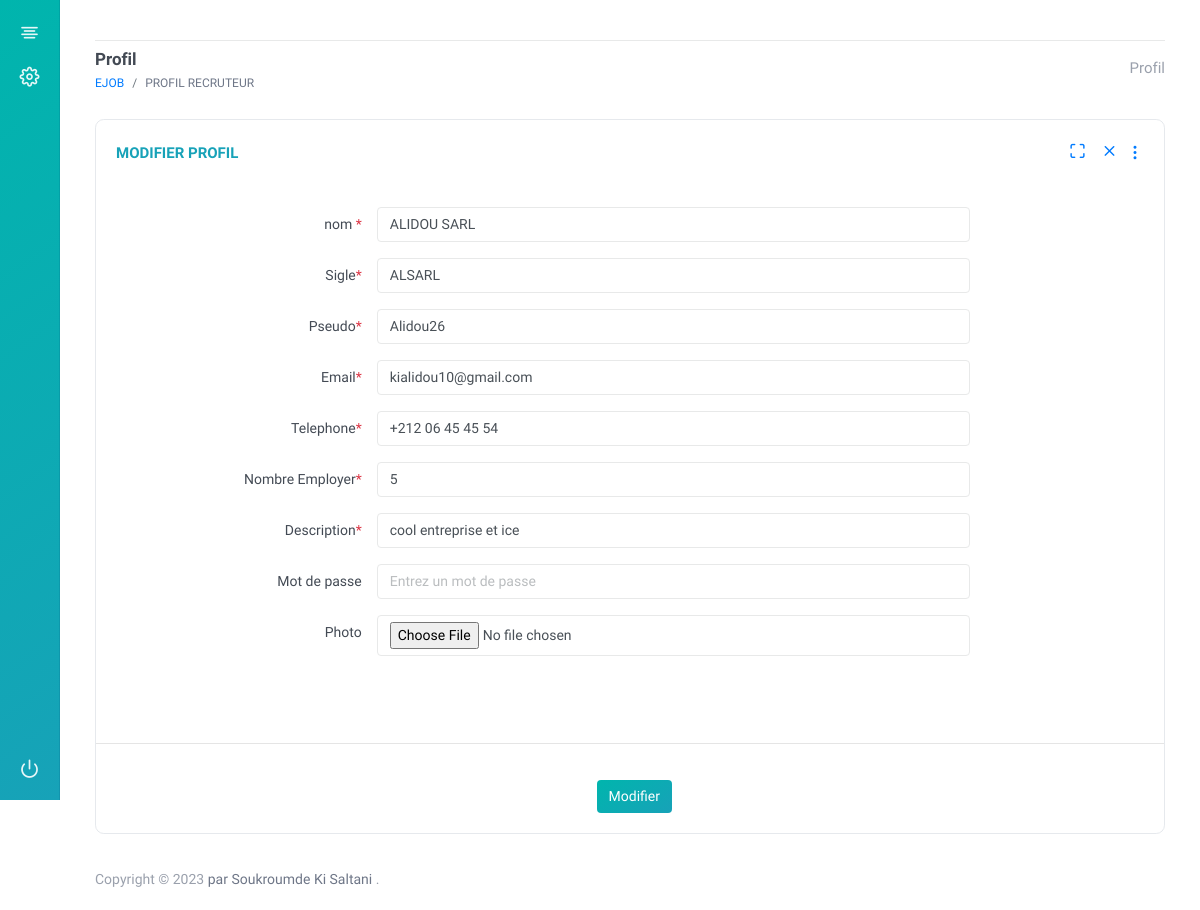
Screenshot of /Admin/profilRecruteur.php?id=5 with the database file from the repository.
### tables this page shows
CREATE TABLE `entreprises` (
  `id_entreprise` int(11) NOT NULL,
  `pseudo` varchar(255) NOT NULL,
  `mot_de_passe` varchar(255) NOT NULL,
  `status` varchar(255) NOT NULL DEFAULT 'DECONNECTE',
  `derniere_connexion` datetime NOT NULL DEFAULT current_timestamp(),
  `face_id` text NOT NULL DEFAULT 'NON',
  `date_inscription` datetime NOT NULL DEFAULT current_timestamp(),
  `nom_e` varchar(255) NOT NULL,
  `sigle_e` varchar(255) NOT NULL,
  `date_de_creation` date NOT NULL,
  `nombre_employe` int(11) NOT NULL,
  `description_e` text NOT NULL,
  `email_e` varchar(255) NOT NULL,
  `pays_e` varchar(255) NOT NULL,
  `photo_e` text NOT NULL,
  `telephone_e` varchar(100) NOT NULL,
  `latitude` text NOT NULL,
  `longitude` text NOT NULL,
  `connectionID` text NOT NULL,
  `sessionID` text NOT NULL
);

### functions.php (called while the page is built, shortened)
<?php
require("BaseDeDonnees.php");
function recruteurbyId($id){
    global $bd;
    $query=$bd->prepare("SELECT * FROM entreprises where id_entreprise=?");
    $query->execute(array($id));
    $run= $query->fetch();
 return  $run;
}
?>

### Admin/profilRecruteur.php (the view, shortened to what this page needs)
<?php
require('../BaseDeDonnees.php');
require('../functions.php');
@$id=$_GET['id'];
$recruteur=recruteurbyId($id);
include("header.php");
?>
        <div class="section-body">
            <div class="container-fluid">
                <div class="d-flex justify-content-between align-items-center ">
                    <div class="header-action">
                        <h1 class="page-title">Profil</h1>
                        <ol class="breadcrumb page-breadcrumb">
                            <li class="breadcrumb-item"><a href="#">Ejob</a></li>
                            <li class="breadcrumb-item active" aria-current="page">Profil Recruteur</li>
                        </ol>
                    </div>
                    <ul class="nav nav-tabs page-header-tab">
                        <li class="nav-item">
                            <a class="nav-link" id="pills-profile-tab" data-toggle="pill" href="#pills-profile" role="tab" aria-controls="pills-profile" aria-selected="false">Profil</a>
                        </li>
                    </ul>
                </div>
            </div>
        </div>
        <div class="section-body mt-4">
            <div class="container-fluid">
                <div class="row clearfix">
                    <div class="col-md-12">
                        <div class="tab-content " id="pills-tabContent">
                            <div class="tab-pane fade show active" id="pills-calendar" role="tabpanel" aria-labelledby="pills-calendar-tab">
                                <div class="card">
                                    <div class="card-header">
                                        <h3 class="card-title">Modifier Profil</h3>
                                        <div class="card-options">
                                            <a href="#" class="card-options-fullscreen" data-toggle="card-fullscreen"><i class="fe fe-maximize"></i></a>
                                            <a href="#" class="card-options-remove" data-toggle="card-remove"><i class="fe fe-x"></i></a>
                                            <div class="item-action dropdown ml-2">
                                                <a href="javascript:void(0)" data-toggle="dropdown"><i class="fe fe-more-vertical"></i></a>
                                            </div>
                                        </div>
                                    </div>
                                    <form method="POST" id="parametreUtilisateur">
                                    <div class="card-body form-horizontal">
                                        <div class="form-group row">
                                            <label class="col-md-3 col-form-label">nom <span class="text-danger">*</span></label>
                                            <div class="col-md-7">
                                                <input type="text" class="form-control" name="nom" value="<?=$recruteur['nom_e']?>" required>
                                            </div>
                                        </div>
                                        <div class="form-group row">
                                            <label class="col-md-3 col-form-label">Sigle<span class="text-danger">*</span></label>
                                            <div class="col-md-7">
                                                <input type="text" class="form-control" name="sigle" value="<?=$recruteur['sigle_e']?>" required>
                                            </div>
                                        </div>
                                        <div class="form-group row">
                                            <label class="col-md-3 col-form-label">Pseudo<span class="text-danger">*</span></label>
                                            <div class="col-md-7">
                                                <input type="text" class="form-control" name="pseudo" value="<?=$recruteur['pseudo']?>" required>
                                            </div>
                                        </div>
                                        <div class="form-group row">
                                            <label class="col-md-3 col-form-label">Email<span class="text-danger">*</span></label>
                                            <div class="col-md-7">
                                                <input type="text" class="form-control" name="email" value="<?=$recruteur['email_e']?>" required>
                                            </div>
                                        </div>
                                        <div class="form-group row">
                                            <label class="col-md-3 col-form-label">Telephone<span class="text-danger">*</span></label>
                                            <div class="col-md-7">
                                                <input type="text" class="form-control" name="telephone" value="<?=$recruteur['telephone_e']?>" required>
                                            </div>
                                        </div>
                                        <div class="form-group row">
                                            <label class="col-md-3 col-form-label">Nombre Employer<span class="text-danger">*</span></label>
                                            <div class="col-md-7">
                                                <input type="text" class="form-control" name="nombre" value="<?=$recruteur['nombre_employe']?>" required>
                                            </div>
                                        </div>
                                        <div class="form-group row">
                                            <label class="col-md-3 col-form-label">Description<span class="text-danger">*</span></label>
                                            <div class="col-md-7">
                                                <input type="text" class="form-control" name="description" value="<?=$recruteur['description_e']?>" required>
                                            </div>
                                        </div>
                                        <div class="form-group row">
                                            <label class="col-md-3 col-form-label">Mot de passe<span class="text-danger"></span></label>
                                            <div class="col-md-7">
                                                <input type="text" class="form-control" placeholder="Entrez un mot de passe" name="password">
                                            </div>
                                        </div>
                                        <div class="form-group row">
                                            <label class="col-md-3 col-form-label">Photo<span class="text-danger"></span></label>
                                            <div class="col-md-7">
                                                <input type="file" class="form-control" name="photo">
                                            </div>
                                        </div>
                                    </div>
                                    <hr>
                                    <div c style="margin-left:45%; padding:20px;">
                                        <input type="submit" form="parametreUtilisateur" class="btn btn-primary" value="Modifier">
                                    </div>
                                </form>
                                </div>
                            </div>
                        </div>
                    </div>
                </div>
            </div>
        </div>
        <?php include("footer.php");?>
    </div>
</div>
</body>
</html>

### rows the page displays
entreprises: nom "ALIDOU SARL", sigle "ALSARL", pseudo "Alidou26", email "kialidou10@gmail.com", telephone "+212 06 45 45 54", nombre "5", description "cool entreprise et ice"
